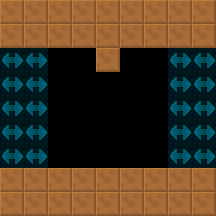

The image is a tile-based game level rendered from a .tmx file. Its description and source (layers, tilesets, objects; grid data summarised) follow:
An orthogonal 9x9 tile map with 24x24 px tiles, 2 tile layers (col, lnk), 2 tilesets and 2 objects (DisableDecorator, KeyLockedDoor).

<map version="1.4" tiledversion="1.4.2" orientation="orthogonal" renderorder="right-down" width="9" height="9" tilewidth="24" tileheight="24" infinite="0" nextlayerid="4" nextobjectid="8">
 <tileset firstgid="6" source="../../lnk.tsx" />
 <tileset firstgid="1" source="../../col.tsx" />
 <layer id="1" name="col" width="9" height="9">
  <data>[81 cells, 37 non-empty, 1 distinct tile ids]</data>
 </layer>
 <layer id="2" name="lnk" width="9" height="9" opacity="0.5">
  <data>[81 cells, 20 non-empty, 1 distinct tile ids]</data>
 </layer>
 <objectgroup id="3" name="markers" opacity="0.5">
  <object id="1" name="DisableDecorator" type="DisableDecorator" x="72" y="96" width="72" height="72">
   <properties>
    <property name="yr" value="0" />
    <property name="xr" value="0" />
   </properties>
  </object>
  <object id="2" name="KeyLockedDoor" type="KeyLockedDoor" x="96" y="144" width="24" height="24">
   <properties>
    <property name="yr" value="0" />
    <property name="xr" value="0" />
   </properties>
  </object>
 </objectgroup>
</map>
